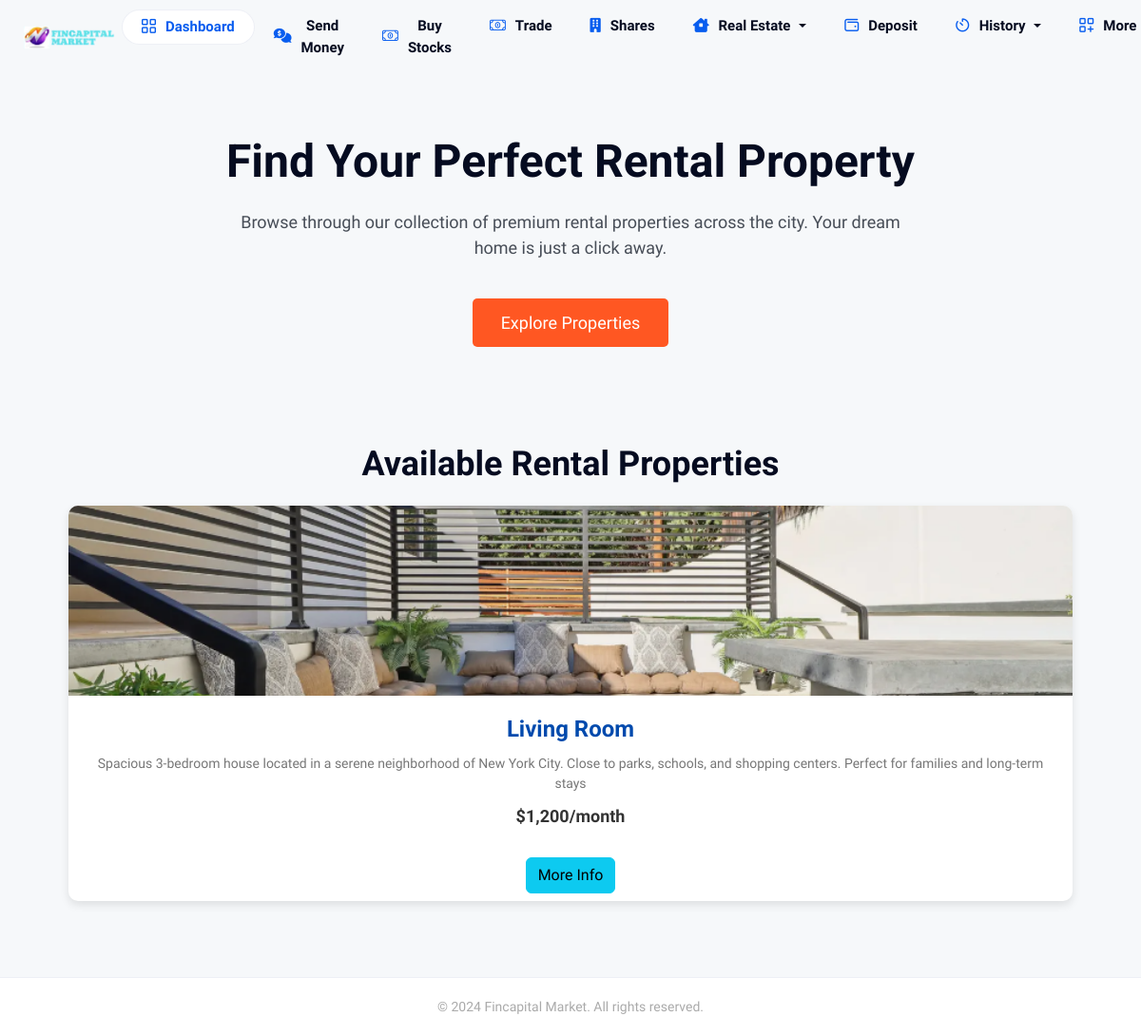
Screenshot of /houserent (signed in) with the database file from the repository.
### userapp/models.py (models this page shows, shortened)
class Houseforrent(models.Model):
    name = models.CharField(max_length=100)
    location = models.CharField(max_length=100)
    price = models.IntegerField(default=1000)
    description = models.TextField(max_length=10000, default='mmml')
    features = models.TextField(max_length=10000)
    main_picture = models.FileField(upload_to='houseforrent/main_pictures/')  # Main display picture
    rentother_pictures = models.ManyToManyField('HouseforrentPictures', related_name='houses')  # Fixed reference

### userapp/views.py (the view)
# urls.py: path('houserent',views.houserentview, name='houserent'),
@login_required
def houserentview(request):
   x = Houseforrent.objects.all()
   return render(request,'user/houserent.html', locals())

### userapp/context_processors.py (called while the page is built)
def notifications_processor(request):
    notif = None  # Initialize notifications as None
    if request.user.is_authenticated:  # Check if the user is logged in
        try:
            notif = notification.objects.filter(user=request.user)
        except notification.DoesNotExist:
            notif = None
    return {'notifications': notif}  # Return notifications to be available globally

### template/user/houserent.html (shortened to what this page needs)
{% extends 'user/base.html' %}
{% load static %}
{% block content %}
    <div class="hero" style="margin-top: 5rem;">
        <h1>Find Your Perfect Rental Property</h1>
        <p>Browse through our collection of premium rental properties across the city. Your dream home is just a click away.</p>
        <a href="#properties">Explore Properties</a>
    </div>
    <div class="container" style="margin-bottom: 5rem;">
        <h2>Available Rental Properties</h2>
        <div class="property-list" id="properties">
            {% for x in x %}
    <div class="property-card">
        <img src="{{x.main_picture.url}}" alt="Property 1" class="property-image" id="open-modal">
        <a href="houserentpay/{{x.id}}">
            <div class="property-card-body">
                <h3>{{x.name}}</h3>
                <p>{{x.description}}</p>
                <div class="price">$1,200/month</div>
            </div>
        </a>
        <a href="houserentinfo/{{x.id}}" class="btn-info btn mb-2">More Info</a>
    </div>
    {% endfor %}
        </div>
    </div>
{% endblock %}

### static/assets/themes/light/css/style.css (style rules this page uses)
:root { --body-font: "Jost", sans-serif; --heading-font: "Jost", sans-serif; --primary-color: #98b11f; --heading-color: #26282C; --black: #26282C; --grayish-blue: #929cbf; --white: #ffffff; --soft-blue: #C1BFFD; --grayish-violet: #f5f4f7; --btn-hover-bg: #839B1B; --soft-green: #ccf888; --soft-red: #d82a68; --lime-gray: #d0d0d0; --vivid-orange: #fb6116; --orange: #ff9a00; --orange-opacity-low: rgba(255, 153, 0, 0.3); --yellow: #fcc013; --input-color: #F5F4F7; --primary-color-opacity-low: rgba(152, 177, 31, 0.1); --soft-red-opacity-low: rgba(216, 42, 103, 0.1); --bg-color1: rgba(152, 177, 31, 0.1); --bg-color2: #F1F3F4; --bg-color3: #152748; --bg-color4: #273c57; --body-color: #474D57; --border-color1: #f2f2f2; --border-color2: #e1e1e1; --border-color3: rgb(51, 104, 250, 0.1); --shadow1: 0px 3px 5px 0px rgba(0, 0, 0, 0.10); --shadow2: 0px 0px 5px 0px rgba(0, 0, 0, 0.10); --shadow3: 5px 5px 20px rgba(54, 97, 252, .15); --shadow4: 5px 5px 20px rgb(152 177 31 / 15%); --transition: all .3s ease-in-out; }
*, *::after, *::before { box-sizing: border-box; padding: 0; margin: 0; }
body { font-family: var(--body-font); line-height: 1.5; color: var(--body-color); font-size: 16px; overflow-x: hidden; background-color: var(--white); }
html { scroll-behavior: smooth; overflow-x: hidden; }
p { color: #474D57; margin-bottom: 10px; line-height: 1.5; }
h1, h2, h3, h4, h5 { font-family: var(--heading-font); font-weight: 500; line-height: 1.3; color: var(--heading-color); }
h1 { font-size: 60px; margin-bottom: 25px; font-weight: 500; line-height: 65px; }
h2 { font-size: 36px; text-transform: capitalize; margin-bottom: 15px; font-weight: 500; color: var(--heading-color); }
h3 { font-size: 32px; margin-bottom: 15px; font-weight: 500; }
img { max-width: 100%; height: auto; }

### template/user/houserent.html (style rules this page uses)
.hero { background: transparent; color: white; text-align: center; padding: 60px 20px; font-size: 24px; }
.hero h1 { font-size: 48px; margin: 0; }
.hero p { font-size: 18px; margin-top: 20px; max-width: 700px; margin-left: auto; margin-right: auto; }
.hero a { display: inline-block; background-color: #ff5722; color: white; padding: 12px 30px; margin-top: 30px; font-size: 18px; text-decoration: none; border-radius: 5px; transition: background-color 0.3s; }
.container { width: 90%; margin: 40px auto; text-align: center; }
.property-list { display: grid; grid-template-columns: repeat(auto-fit, minmax(300px, 1fr)); gap: 30px; }
.property-card { background: white; border-radius: 10px; box-shadow: 0 4px 10px rgba(0, 0, 0, 0.1); overflow: hidden; transition: transform 0.3s, box-shadow 0.3s; }
.property-card img { width: 100%; height: 200px; object-fit: cover; }
.property-card-body { padding: 20px; }
.property-card h3 { margin: 0; font-size: 24px; color: #004aad; }
.property-card p { color: #777; font-size: 14px; margin: 10px 0; }
.property-card .price { font-size: 18px; color: #333; font-weight: bold; margin-bottom: 10px; }

### rows the page displays
Houseforrent: main_picture (picture), name "Living Room", description "Spacious 3-bedroom house located in a serene neighborhood of New York City. Close to parks, schools, and shopping centers. Perfect for families and long-term stays"
